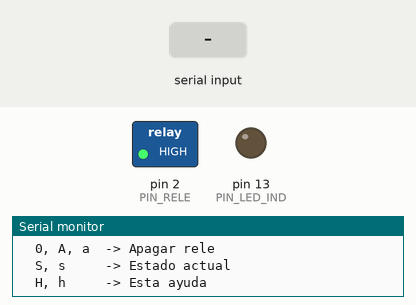
Recording of a sketch running on a simulated Arduino Uno, built with avr-gcc and run on an emulated ATmega328P. On the bench: switched loads named in the sketch (green lamp = pin HIGH), output pins drawn as LEDs (lit = HIGH), the last lines printed to the serial monitor. The test bench sets the inputs (shaded band).

Above: at 1.4 s.
1.5 s: "1\n" received over Serial
At 2.6 s:
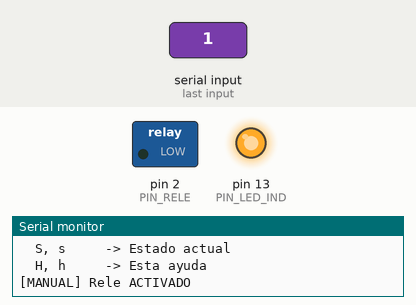
3.0 s: "0\n" received over Serial
At 3.8 s:
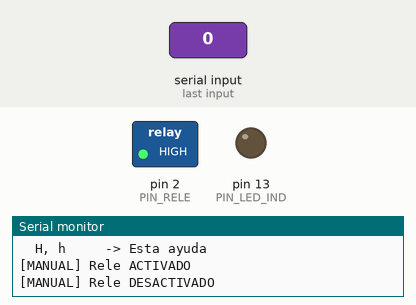
4.5 s: "E\n" received over Serial
At 4.9 s:
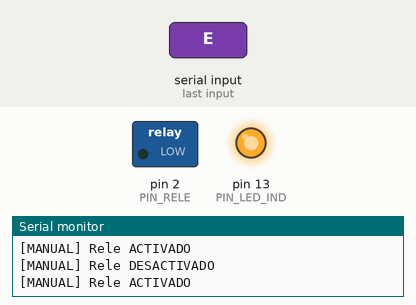
6.0 s: "A\n" received over Serial
At 7.2 s:
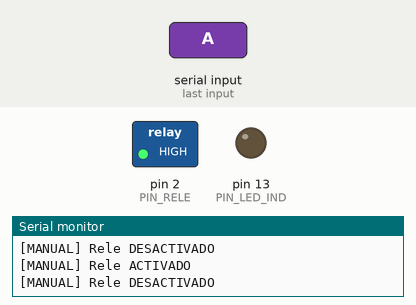
Timing chart, 0 to 8.5 s (numbered marks = the images above; inputs shaded):
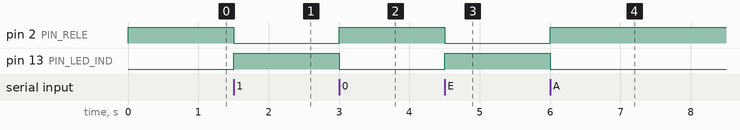

The sketch:

rele_estado.ino
```cpp
/*
 * Laboratorio IoT - Actividad 6.7
 * Control de rele por puerto serial, sin secuencia automatica.
 * Placa usada en el laboratorio: Arduino UNO
 *
 * Diferencia con rele.ino: se elimina el bloque que alternaba el estado cada
 * 5 segundos. El rele conserva el ultimo estado indefinidamente y solo cambia
 * cuando llega un comando por el puerto serial.
 */

// Definicion de pines
#define PIN_RELE      2       // Control del rele
#define PIN_LED_IND   13      // LED indicador onboard

// Variable de estado, es la unica fuente de verdad del actuador
bool estadoRele = false;

void setup() {
  Serial.begin(9600);

  pinMode(PIN_RELE, OUTPUT);
  pinMode(PIN_LED_IND, OUTPUT);

  // Estado inicial seguro: rele apagado (modulo activo LOW)
  aplicarEstado(false);

  Serial.println(F("========================================"));
  Serial.println(F("  LABORATORIO IoT - RELE CON ESTADO"));
  Serial.println(F("========================================"));
  Serial.print(F("  Pin de control: Digital "));
  Serial.println(PIN_RELE);
  Serial.println(F("  El rele solo cambia por comando serial."));
  mostrarAyuda();
}

void loop() {
  // El lazo no toca el actuador, solo atiende comandos entrantes
  if (Serial.available() > 0) {
    char comando = Serial.read();
    procesarComando(comando);
  }
}

// Centraliza la escritura al hardware para que el estado logico y el
// estado fisico no puedan quedar desincronizados
void aplicarEstado(bool encendido) {
  estadoRele = encendido;
  digitalWrite(PIN_RELE, encendido ? LOW : HIGH);   // Activo LOW
  digitalWrite(PIN_LED_IND, encendido ? HIGH : LOW);
}

void procesarComando(char cmd) {
  switch (cmd) {
    case '1':
    case 'E':
    case 'e':
      aplicarEstado(true);
      Serial.println(F("[MANUAL] Rele ACTIVADO"));
      break;

    case '0':
    case 'A':
    case 'a':
      aplicarEstado(false);
      Serial.println(F("[MANUAL] Rele DESACTIVADO"));
      break;

    case 'S':
    case 's':
      Serial.print(F("[ESTADO] Rele: "));
      Serial.println(estadoRele ? F("ACTIVADO") : F("DESACTIVADO"));
      break;

    case 'H':
    case 'h':
      mostrarAyuda();
      break;

    case '\r':
    case '\n':
      break;   // Ignorar los saltos de linea del monitor serial

    default:
      Serial.println(F("Comando no reconocido. Envie 'H' para ayuda."));
  }
}

void mostrarAyuda() {
  Serial.println(F("\n--- COMANDOS DISPONIBLES ---"));
  Serial.println(F("  1, E, e  -> Encender rele"));
  Serial.println(F("  0, A, a  -> Apagar rele"));
  Serial.println(F("  S, s     -> Estado actual"));
  Serial.println(F("  H, h     -> Esta ayuda\n"));
}
```

Measured:
- after the input at 1.5 s, pin 2 (PIN_RELE): HIGH → LOW at once; pin 13 (PIN_LED_IND): LOW → HIGH at once
- after the input at 3.0 s, pin 2 (PIN_RELE): LOW → HIGH at once; pin 13 (PIN_LED_IND): HIGH → LOW at once
- after the input at 4.5 s, pin 2 (PIN_RELE): HIGH → LOW at once; pin 13 (PIN_LED_IND): LOW → HIGH at once
- after the input at 6.0 s, pin 2 (PIN_RELE): LOW → HIGH at once; pin 13 (PIN_LED_IND): HIGH → LOW at once
